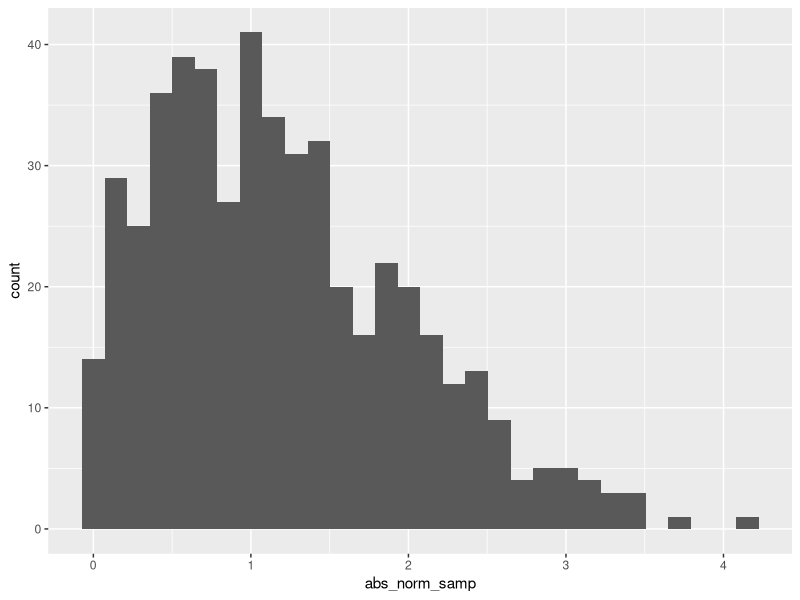

Source code (R):
## ---- chunk 1
library(tidyverse)

la_df = tibble(
  norm_samp = rnorm(500, mean = 1),
  norm_samp_pos = norm_samp > 0,
  abs_norm_samp = abs(norm_samp)
)

ggplot(la_df, aes(x = abs_norm_samp)) + geom_histogram()

median_samp = median(pull(la_df, norm_samp))
